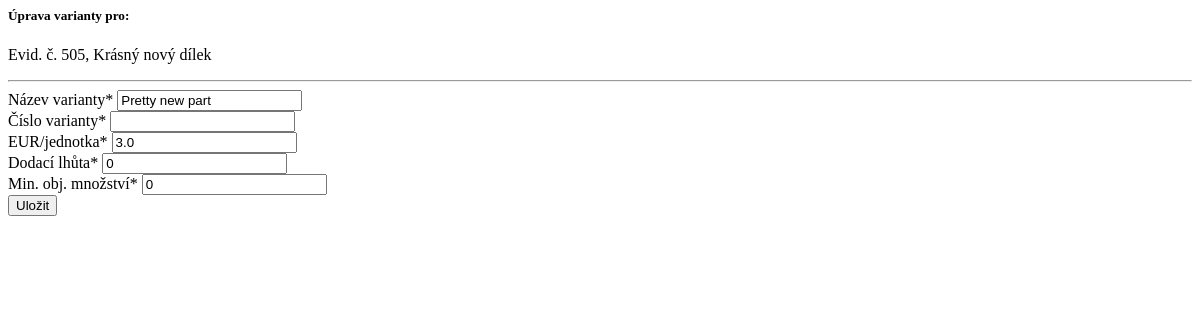
The page /sklad/458/update_varianty/ (signed in) on the database as committed earlier.
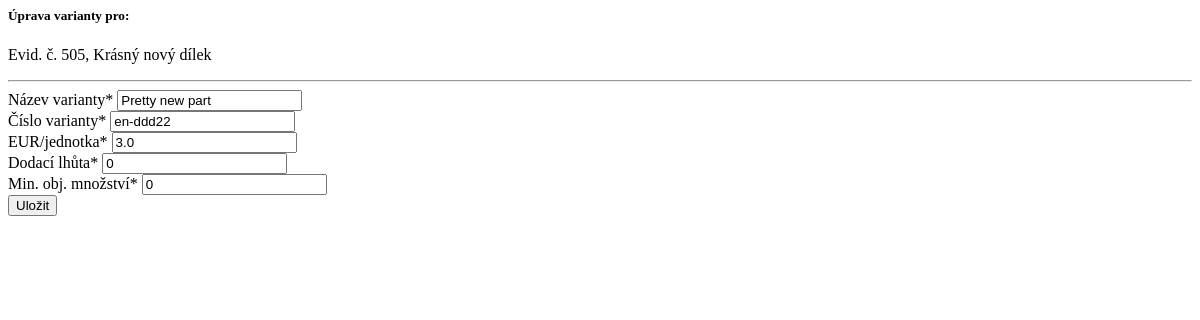
The same page on the database as committed later.
### hpm_sklad/models.py (models this page shows, shortened)
class Varianty(models.Model):
    id_sklad = models.ForeignKey(Sklad, on_delete=models.CASCADE, related_name='varianty', verbose_name="ID sklad")
    id_dodavatele = models.ForeignKey(Dodavatele, on_delete=models.CASCADE, related_name='varianty', verbose_name="ID dodavatele")
    nazev_varianty = models.CharField(max_length=255, verbose_name="Název varianty")
    cislo_varianty = models.CharField(max_length=255, null=True, verbose_name="Číslo varianty")
    jednotkova_cena_eur = models.FloatField(default=0.0, validators=[MinValueValidator(0.0)], verbose_name="EUR/jednotka")
    dodaci_lhuta = models.PositiveIntegerField(verbose_name="Dodací lhůta")
    min_obj_mnozstvi = models.PositiveIntegerField(verbose_name="Min. obj. množství")
    class Meta:
        verbose_name_plural = 'Varianty'
        verbose_name = 'Varianta'

### hpm_sklad/views.py (the view)
# urls.py: path('sklad/<int:pk>/update_varianty/', views.VariantyUpdateView.as_view(), name='update_varianty'),
class VariantyUpdateView(LoginRequiredMixin, PermissionRequiredMixin, UpdateView):
    model = Varianty
    form_class = VariantyUpdateForm
    template_name = 'hpm_sklad/update_varianty.html'
    success_url = reverse_lazy('sklad')
    permission_required = 'hpm_sklad.update_varianty'
    def get_context_data(self, **kwargs):
        context = super().get_context_data(**kwargs)
        varianta = self.get_object()
        context['skladova_polozka'] = varianta.id_sklad
        return context

### hpm_sklad/forms.py
class VariantyUpdateForm(forms.ModelForm):
    class Meta:
        model = Varianty
        fields = ["nazev_varianty", "cislo_varianty", "jednotkova_cena_eur", "dodaci_lhuta", "min_obj_mnozstvi", ]
    def __init__(self, *args, **kwargs):
        super(VariantyUpdateForm, self).__init__(*args, **kwargs)
        self.helper = FormHelper(self)
        self.helper.form_class = 'form-grid'
        self.helper.form_method = 'post'
        self.helper.layout = Layout(
            Div(
                Div(*[Field(field) for field in self.Meta.fields], css_class='form-column small'),
                Div(Submit('submit', 'Uložit', css_class="btn btn-sm btn-primary"),
                    css_class='d-flex justify-content-center mt-3'
                    )
                )
            )

### hpm_sklad/models.py (called while the page is built)
    def __str__(self):
        return "Evid. č. " + str(self.evidencni_cislo) + ", " + self.nazev_dilu

### hpm_sklad/templates/hpm_sklad/update_varianty.html (shortened to what this page needs)
{% load static %}
{% load crispy_forms_tags %}
<div class="navbar">
    <h5 class="text-center">Úprava varianty pro:</h5>
    <p>{{ skladova_polozka|truncatechars:50 }}</p>
</div>
<hr>
<form method="post" action="{% url 'update_varianty' object.pk %}">
    {% crispy form %}
</form>

Rows that differ between the two databases and show on the page:
changed Varianty "Pretty new part": cislo_varianty (not shown) → "en-ddd22"
